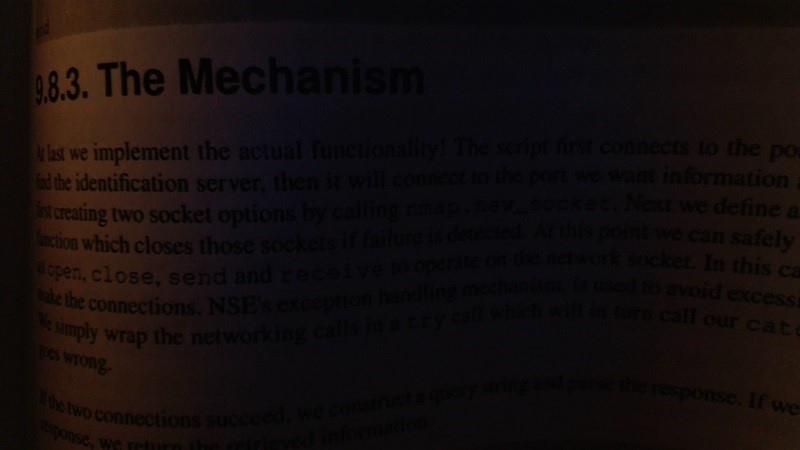
#> input picture Chương 7/7.4/text.jpg, 800 x 450 px
$ python 7.4.5.5.py
#> lines starting #> are read from the running program, lines starting #| are printed output that depends on the picture
##Threshold (6)
import cv2

img = cv2.imread('text.jpg')
#> img is the input picture: shape (450, 800, 3); mean B, G, R 13.4, 13.6, 20.3
# Công thức ngưỡng tuân theo nguyên tắc sau:
# threshold (ảnh, giá trị ngưỡng, giá trị max, loại ngưỡng)
# giá trị ngưỡng được chọn là 8, chọn cao hơn sẽ xử lí tốt hơn
# nhưng dễ mất thông tin, giá trị max chọn là 255, loại ngưỡng
# chọn là ngưỡng nhị phân
retval, threshold = cv2.threshold(img, 8, 255, cv2.THRESH_BINARY)
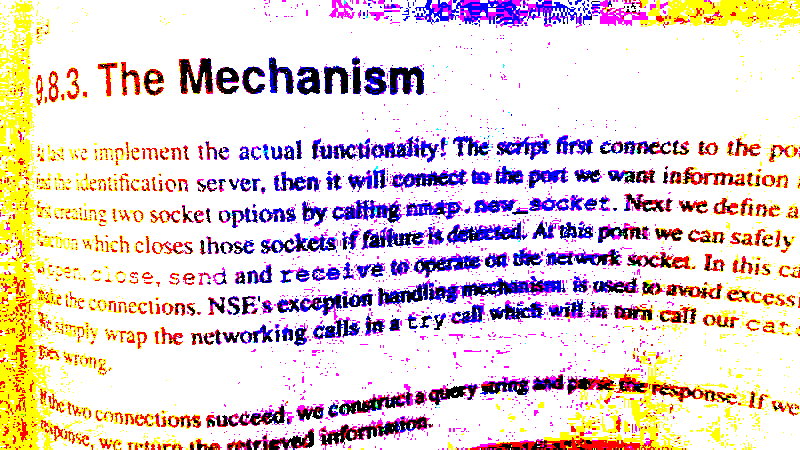
#> threshold: shape (450, 800, 3); mean B, G, R 211.6, 210.5, 228.9
cv2.imshow('Original', img)
cv2.imshow('Threshold', threshold)
cv2.waitKey(0)
cv2.destroyAllWindows()
